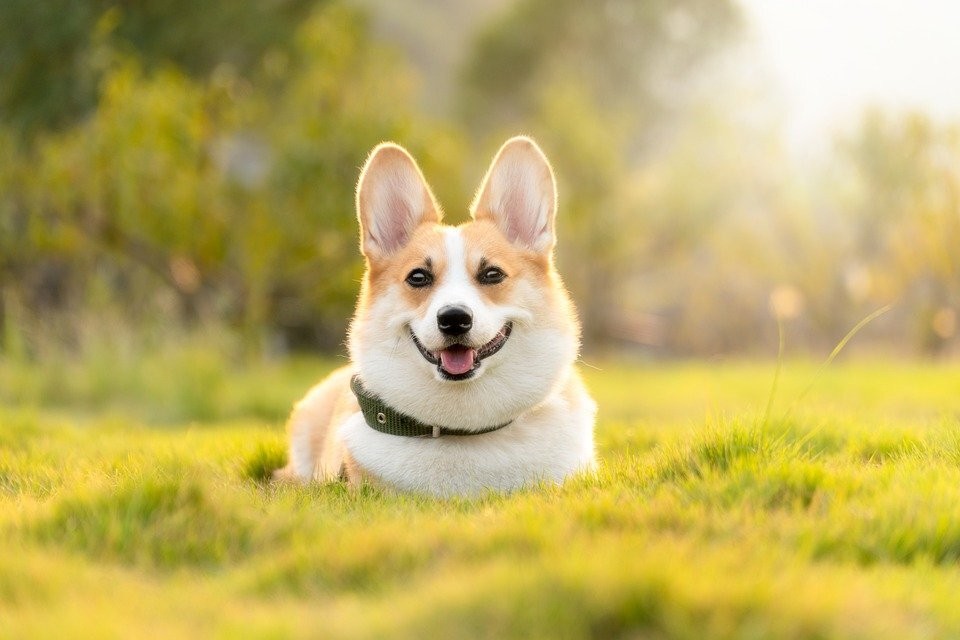
#> input picture res/img1.jpeg, 960 x 640 px, found by its file name
$ python 10-rotate.py
#> lines starting #> are read from the running program, lines starting #| are printed output that depends on the picture
import cv2
import numpy as np


# dst = cv2.warpAffine(src, matrix, dsize, dst, flags, borderMode, borderValue)
# src: 원본 이미지, numpy 배열
# matrix: 2 x 3 변환행렬, dtype=float32
# dsize: 결과 이미지의 크기, (width, height)
# flags(optional): 보간법 알고리즘 플래그
# borderMode(optional): 외곽 영역 보정 플래그
# borderValue(optional): cv2.BORDER_CONSTANT 외곽 영역 보정 플래그일 경우 사용할 색상 값 (default=0)
# dst: 결과 이미지

img = cv2.imread('./res/img1.jpeg')
#> img is the input picture: shape (640, 960, 3); mean B, G, R 98.3, 173.6, 190
rows,cols = img.shape[:2]
#> rows = 640; cols = 960

# 1. 라디안 각도 계산(60진법을 호도법으로 변경) 라디안 == 호도법
# 호 == rad 길이 60분법과 비율
# 60분법 == 360, 1도 = 60', 각도, 각분, 각초
# 1rad = pi / 180
d45 = 45.0 * np.pi/180 # 45도
d90 = 90.0 * np.pi/180 # 90도

# 2. 회전을 위한 변환 행렬 생성
# m45 = np.float32([[np.cos(d45), -1*np.sin(d45), rows//2],
#                   [np.sin(d45), np.cos(d45),    -1*cols//4]])

# 회전시 기준좌표를 기준으로 변환되기에 이미지의 위치가 변한다 (회전 반대반향으로 움직임)
# 변하는 위치만큼 보정해주어야 중앙에 위치할 수 있음
m45 = np.float32([[np.cos(d45), -1*np.sin(d45), rows*0.57],
                  [np.sin(d45), np.cos(d45),    -1*cols//4]])

m90 = np.float32([[np.cos(d90), -1*np.sin(d90), rows],
                  [np.sin(d90), np.cos(d90),    0]])
#> m90 = [[6.12e-17, -1, 640], [1, 6.12e-17, 0]]

# 3. 회전 변환 행렬 적용
r45 = cv2.warpAffine(img, m45, (cols, rows))
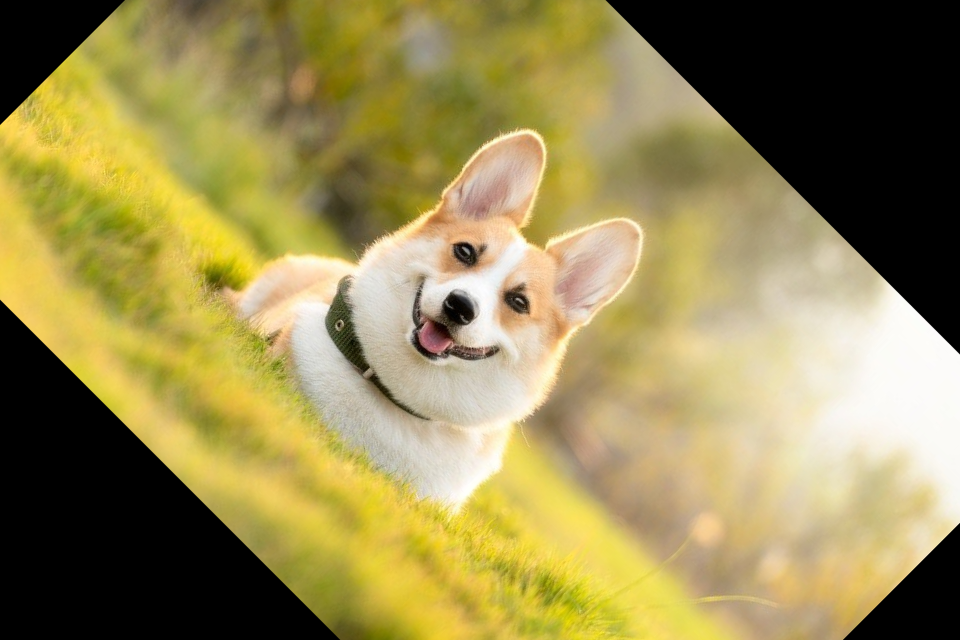
#> r45: shape (640, 960, 3); mean B, G, R 84, 138.7, 152
r90 = cv2.warpAffine(img, m90, (rows, cols))
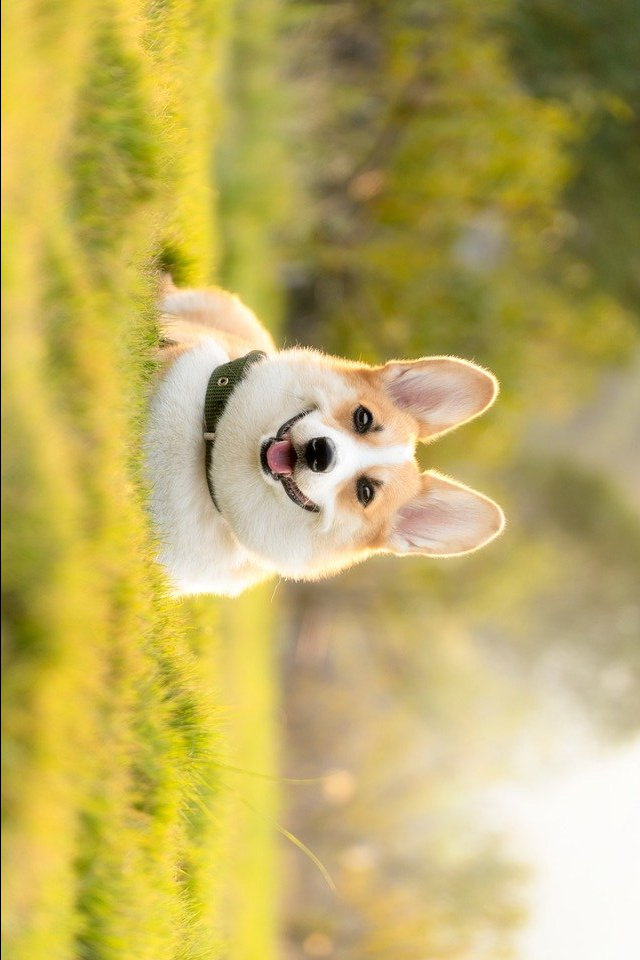
#> r90: shape (960, 640, 3); mean B, G, R 98.1, 173.4, 189.7

# 4. 결과
cv2.imshow('origin', img)
cv2.imshow('45', r45)
cv2.imshow('90', r90)

cv2.waitKey()
cv2.destroyAllWindows()
